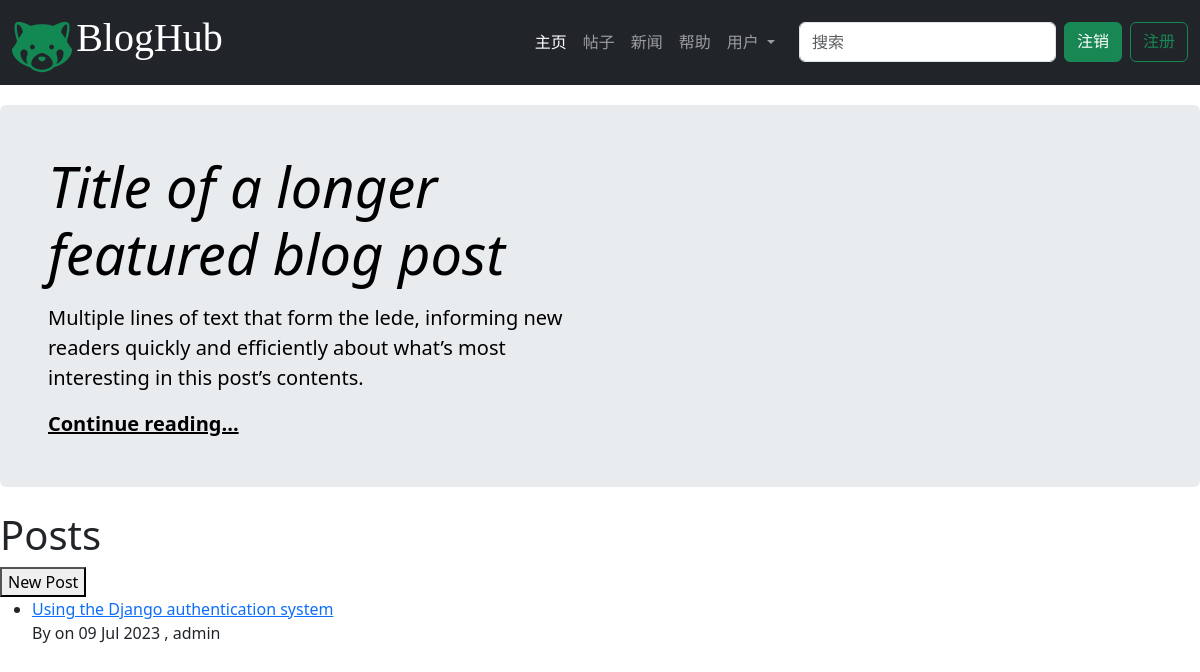
The page /posts/ (signed in) on the database its author committed.
### blogs/models.py (models this page shows, shortened)
class BlogPost(models.Model):
    title = models.CharField(max_length=50)
    text = models.TextField()
    author = models.ForeignKey(User,on_delete=models.CASCADE)
    date_added = models.DateTimeField(auto_now_add=True)
    audited = models.BooleanField(default=False)

### blogs/views.py (the view)
# urls.py: path(r'posts/',views.posts,name='posts'),
def posts(request):
    posts = BlogPost.objects.order_by('date_added').filter(audited=True)
    context = {'posts': posts}
    return render(request, 'blogs/posts.html', context)

### blogs/templates/blogs/posts.html (shortened to what this page needs)
{% extends 'blogs/base.html' %}
{%block main%}
<div class="p-4 p-md-5 mb-4 rounded text-body-emphasis bg-body-secondary">
    <div class="col-lg-6 px-0">
      <h1 class="display-4 fst-italic">Title of a longer featured blog post</h1>
      <p class="lead my-3">Multiple lines of text that form the lede, informing new readers quickly and efficiently about what’s most interesting in this post’s contents.</p>
      <p class="lead mb-0"><a href="#" class="text-body-emphasis fw-bold">Continue reading...</a></p>
    </div>
  </div>
    <h1>Posts</h1>
    <a href="{% url 'blogs:new_post' %}">
        <button class="new--post--btn">New Post</button>
    </a>
    <ul>
    {% for post in posts%}
    <li>
        <div>
            <a class="title" href="{%url 'blogs:post' post.id%}" >{{post.title}}</a>
        </div>
        <div>
            <span class = "date">By on {{post.date_added|date:"d M Y"}} , {{post.author}}</span>
        </div>
    </li>
        <br>
        {% empty %}
        <li>No post have been added yet.</li>
    {% endfor%}
</ul>
{%endblock main%}

### blogs/static/blogs/css/base.css (style rules this page uses)
body { padding-bottom: 20px; }

### rows shown on the page
BlogPost: title "Using the Django authentication system", date_added "09 Jul 2023", author "admin"
